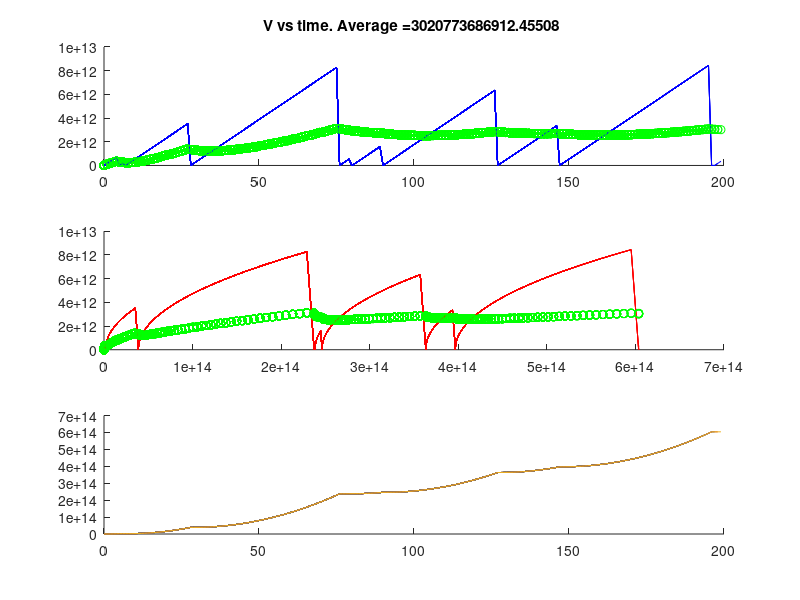

Here is the MATLAB script that generated this plot:
global C

C.q_0 = 1.60217653e-19;
C.hb = 1.054571596e-34; % Dirac constant
C.h = C.hb * 2 * pi; % Planck constant
C.m_0 = 9.10938215e-31;% electron mass
C.kb = 1.3806504e-23; % Boltzmann constant
C.eps_0 = 8.854187817e-12; % vacuum permittivity
C.mu_0 = 1.2566370614e-6;% vacuum permeability
C.c = 299792458; % speed of light
C.g = 9.80665; %metres (32.1740 ft) per s²

nTime = 200; %number of steps
dt = 1;
force = 1;
Velocity = 0;
m = 1;
avev = 0;
n=0;
x = 0;
%Ps = 0.05;
Ps = 1-exp(-dt/20);
averageV = 0;
t=0;


for i = 2:nTime
    if(rand(1)<=Ps)
        Velocity(i) = 0;
    else 
        Velocity(i) = Velocity(i-1) + ((C.q_0*force)/C.m_0)*dt;
    end
        
    averageV(i) = mean(Velocity);
    x(i) = x(i-1) + Velocity(i-1)*dt;
    t(i) = t(i-1) + dt; 

    subplot(3,1,1)
    hold on
    plot(t,Velocity,'b')
    plot(t,averageV,'go')
    title(sprintf('V vs time. Average =%0.5f ',averageV(i)));

    subplot(3,1,2)
    hold on
    plot(x,Velocity,'r')
    plot(x,averageV,'go')
    

    subplot(3,1,3)
    hold on
    plot(t,x)
    
    pause(0.01) 
    
end